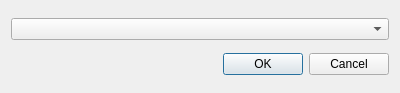
<?xml version="1.0" encoding="UTF-8"?>
<ui version="4.0">
 <class>AllSaveWnd</class>
 <widget class="QDialog" name="AllSaveWnd">
  <property name="geometry">
   <rect>
    <x>0</x>
    <y>0</y>
    <width>400</width>
    <height>93</height>
   </rect>
  </property>
  <property name="windowTitle">
   <string>Save all</string>
  </property>
  <layout class="QVBoxLayout" name="verticalLayout">
   <item>
    <widget class="QComboBox" name="m_Combo"/>
   </item>
   <item>
    <widget class="QDialogButtonBox" name="buttonBox">
     <property name="orientation">
      <enum>Qt::Horizontal</enum>
     </property>
     <property name="standardButtons">
      <set>QDialogButtonBox::Cancel|QDialogButtonBox::Ok</set>
     </property>
    </widget>
   </item>
  </layout>
 </widget>
 <resources/>
 <connections>
  <connection>
   <sender>buttonBox</sender>
   <signal>accepted()</signal>
   <receiver>AllSaveWnd</receiver>
   <slot>accept()</slot>
   <hints>
    <hint type="sourcelabel">
     <x>248</x>
     <y>254</y>
    </hint>
    <hint type="destinationlabel">
     <x>157</x>
     <y>274</y>
    </hint>
   </hints>
  </connection>
  <connection>
   <sender>buttonBox</sender>
   <signal>rejected()</signal>
   <receiver>AllSaveWnd</receiver>
   <slot>reject()</slot>
   <hints>
    <hint type="sourcelabel">
     <x>316</x>
     <y>260</y>
    </hint>
    <hint type="destinationlabel">
     <x>286</x>
     <y>274</y>
    </hint>
   </hints>
  </connection>
 </connections>
</ui>
